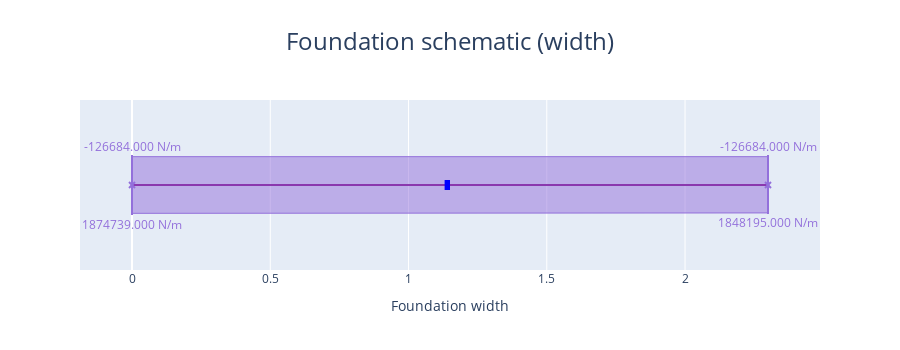

The cell this chart's notebook holds for it:
### Markdown cell above
#### Plot the foundation loading diagram in y direction

### Code cell
comb_footing_design.plot_foundation_loading_Y()
# This shows the loadings that the foundation is subjected to

### Figure 1 — Plotly figure (JSON) as saved in the notebook; plotly's stock layout.template omitted (floating-point values rounded to 4 significant figures; data arrays with more than 128 entries replaced by an {"elided": "..."} marker saying what was removed)
{"data": [{"hoverinfo": "skip", "hovertemplate": "%{x} %{meta[0]}", "line": {"color": "purple", "width": 2}, "meta": ["m"], "mode": "lines", "name": "Beam_", "type": "scatter", "x": [0, 2.3], "y": [0, 0]}, {"hoverinfo": "skip", "hovertemplate": "x: %{x:.3f} %{meta[1]}<br>Fixed: %{meta[0]}", "marker": {"color": "blue", "size": 10, "symbol": "triangle-up"}, "meta": ["[1, 1, 1]", "m"], "mode": "markers", "name": "Support", "opacity": 0, "showlegend": false, "type": "scatter", "x": [1.15], "y": [0]}, {"hoverinfo": "skip", "hovertemplate": "x: %{x:.3f} %{meta[1]}<br>Fixed: %{meta[0]}", "marker": {"color": "blue", "size": 10, "symbol": "triangle-up"}, "meta": ["[1, 1, 1]", "m"], "mode": "markers", "name": "Support", "opacity": 0, "showlegend": false, "type": "scatter", "x": [1.145], "y": [0]}, {"fill": "tozeroy", "hoverinfo": "skip", "hovertemplate": "", "line": {"color": "mediumpurple", "width": 1}, "mode": "lines", "name": "Trapezoidal<br>Load", "type": "scatter", "x": [0, 2.3], "y": [-1, -0.9858]}, {"hoverinfo": "skip", "hovertemplate": "x: %{meta[0]:.3f} %{meta[3]}<br>Force: %{meta[1]:.3f} %{meta[4]}        <br>Angle: %{meta[2]:.3f} deg", "marker": {"color": "mediumpurple", "size": 10, "symbol": "triangle-up"}, "meta": [0, 1874739, 90, "m", "N/m"], "mode": "markers", "name": "Distributed<br>Load", "opacity": 0, "showlegend": false, "type": "scatter", "x": [0], "y": [0]}, {"hoverinfo": "skip", "hovertemplate": "x: %{meta[0]:.3f} %{meta[3]}<br>Force: %{meta[1]:.3f} %{meta[4]}        <br>Angle: %{meta[2]:.3f} deg", "marker": {"color": "mediumpurple", "size": 10, "symbol": "triangle-up"}, "meta": [2.3, 1848195, 90, "m", "N/m"], "mode": "markers", "name": "Distributed<br>Load", "opacity": 0, "showlegend": false, "type": "scatter", "x": [2.3], "y": [0]}, {"fill": "tozeroy", "hoverinfo": "skip", "hovertemplate": "", "line": {"color": "mediumpurple", "width": 1}, "mode": "lines", "name": "Distributed<br>Load", "type": "scatter", "x": {"elided": "230 float values"}, "y": {"elided": "230 int values"}}, {"hoverinfo": "skip", "hovertemplate": "x: %{meta[0]:.3f} %{meta[3]}<br>Force: %{meta[1]:.3f} %{meta[4]}        <br>Angle: %{meta[2]:.3f} deg", "marker": {"color": "mediumpurple", "size": 10, "symbol": "triangle-up"}, "meta": [0, -126684, 90, "m", "N/m"], "mode": "markers", "name": "Distributed<br>Load", "opacity": 0, "showlegend": false, "type": "scatter", "x": [0], "y": [0]}, {"hoverinfo": "skip", "hovertemplate": "x: %{meta[0]:.3f} %{meta[3]}<br>Force: %{meta[1]:.3f} %{meta[4]}        <br>Angle: %{meta[2]:.3f} deg", "marker": {"color": "mediumpurple", "size": 10, "symbol": "triangle-up"}, "meta": [2.3, -126684, 90, "m", "N/m"], "mode": "markers", "name": "Distributed<br>Load", "opacity": 0, "showlegend": false, "type": "scatter", "x": [2.3], "y": [0]}], "layout": {"annotations": [{"font": {"color": "mediumpurple"}, "showarrow": false, "text": "1874739.000 N/m", "x": 0, "xref": "x", "xshift": 0, "y": 0, "yref": "y", "yshift": -39}, {"font": {"color": "mediumpurple"}, "showarrow": false, "text": "1848195.000 N/m", "x": 2.3, "xref": "x", "xshift": 0, "y": 0, "yref": "y", "yshift": -37.7}, {"font": {"color": "mediumpurple"}, "showarrow": false, "text": "-126684.000 N/m", "x": 0, "xref": "x", "xshift": 0, "y": 0, "yref": "y", "yshift": 39}, {"font": {"color": "mediumpurple"}, "showarrow": false, "text": "-126684.000 N/m", "x": 2.3, "xref": "x", "xshift": 0, "y": 0, "yref": "y", "yshift": 39}], "height": 350, "hovermode": "x", "shapes": [{"fillcolor": "blue", "line": {"color": "blue", "width": 4}, "type": "rect", "x0": -2, "x1": -2, "xanchor": 1.15, "xref": "x", "xsizemode": "pixel", "y0": -5, "y1": 5, "yanchor": 0, "yref": "y", "ysizemode": "pixel"}, {"fillcolor": "blue", "line": {"color": "blue", "width": 4}, "type": "rect", "x0": -2, "x1": -2, "xanchor": 1.145, "xref": "x", "xsizemode": "pixel", "y0": -5, "y1": 5, "yanchor": 0, "yref": "y", "ysizemode": "pixel"}, {"line": {"color": "mediumpurple", "width": 2}, "type": "line", "x0": 0, "x1": 3, "xanchor": 0, "xref": "x", "xsizemode": "pixel", "y0": 0, "y1": -3, "yanchor": 0, "yref": "y", "ysizemode": "pixel"}, {"line": {"color": "mediumpurple", "width": 2}, "type": "line", "x0": 0, "x1": -3, "xanchor": 0, "xref": "x", "xsizemode": "pixel", "y0": 0, "y1": -3, "yanchor": 0, "yref": "y", "ysizemode": "pixel"}, {"line": {"color": "mediumpurple", "width": 2}, "type": "line", "x0": 0, "x1": 0, "xanchor": 0, "xref": "x", "xsizemode": "pixel", "y0": 0, "y1": -30, "yanchor": 0, "yref": "y", "ysizemode": "pixel"}, {"line": {"color": "mediumpurple", "width": 2}, "type": "line", "x0": 0, "x1": 3, "xanchor": 2.3, "xref": "x", "xsizemode": "pixel", "y0": 0, "y1": -3, "yanchor": 0, "yref": "y", "ysizemode": "pixel"}, {"line": {"color": "mediumpurple", "width": 2}, "type": "line", "x0": 0, "x1": -3, "xanchor": 2.3, "xref": "x", "xsizemode": "pixel", "y0": 0, "y1": -3, "yanchor": 0, "yref": "y", "ysizemode": "pixel"}, {"line": {"color": "mediumpurple", "width": 2}, "type": "line", "x0": 0, "x1": 0, "xanchor": 2.3, "xref": "x", "xsizemode": "pixel", "y0": 0, "y1": -29, "yanchor": 0, "yref": "y", "ysizemode": "pixel"}, {"line": {"color": "mediumpurple", "width": 2}, "type": "line", "x0": 0, "x1": -3, "xanchor": 0, "xref": "x", "xsizemode": "pixel", "y0": 0, "y1": 3, "yanchor": 0, "yref": "y", "ysizemode": "pixel"}, {"line": {"color": "mediumpurple", "width": 2}, "type": "line", "x0": 0, "x1": 3, "xanchor": 0, "xref": "x", "xsizemode": "pixel", "y0": 0, "y1": 3, "yanchor": 0, "yref": "y", "ysizemode": "pixel"}, {"line": {"color": "mediumpurple", "width": 2}, "type": "line", "x0": 0, "x1": 0, "xanchor": 0, "xref": "x", "xsizemode": "pixel", "y0": 0, "y1": 30, "yanchor": 0, "yref": "y", "ysizemode": "pixel"}, {"line": {"color": "mediumpurple", "width": 2}, "type": "line", "x0": 0, "x1": -3, "xanchor": 2.3, "xref": "x", "xsizemode": "pixel", "y0": 0, "y1": 3, "yanchor": 0, "yref": "y", "ysizemode": "pixel"}, {"line": {"color": "mediumpurple", "width": 2}, "type": "line", "x0": 0, "x1": 3, "xanchor": 2.3, "xref": "x", "xsizemode": "pixel", "y0": 0, "y1": 3, "yanchor": 0, "yref": "y", "ysizemode": "pixel"}, {"line": {"color": "mediumpurple", "width": 2}, "type": "line", "x0": 0, "x1": 0, "xanchor": 2.3, "xref": "x", "xsizemode": "pixel", "y0": 0, "y1": 30, "yanchor": 0, "yref": "y", "ysizemode": "pixel"}], "showlegend": false, "title": {"font": {"size": 24}, "text": "Foundation schematic (width)", "x": 0.5}, "xaxis": {"title": {"text": "Foundation width"}}, "yaxis": {"fixedrange": true, "range": [-3, 3], "visible": false}}}
